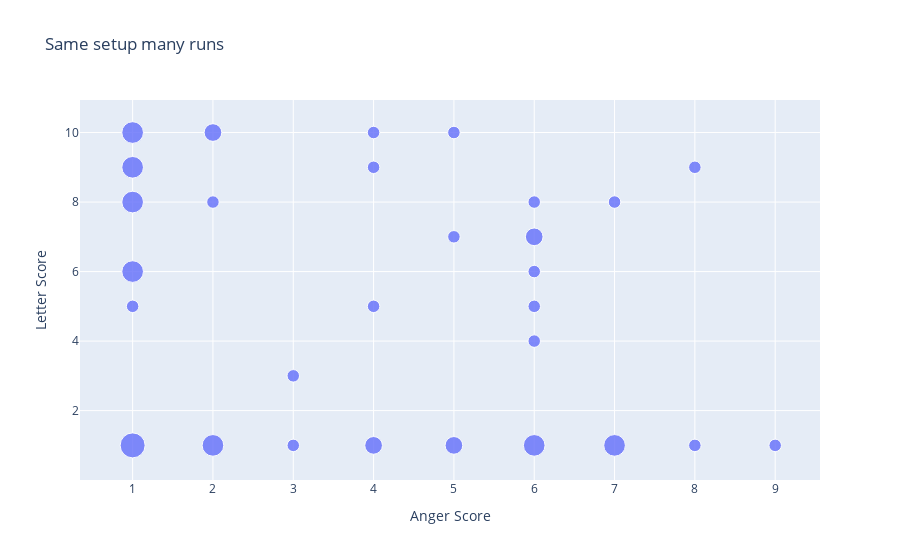

Write notebook code for a chart like this one.
### Code cell
data = {'anger_score': e1, 'letter_score': e2}
df = pd.DataFrame(data)
df_counts = df.groupby(['anger_score', 'letter_score']).size().reset_index(name='count')
df_counts['size'] = np.sqrt(df_counts['count'])
fig = px.scatter(df_counts, x='anger_score', y='letter_score', size='size', 
                 labels={'anger_score': 'Anger Score', 'letter_score': 'Letter Score'}, 
                 title="Same setup many runs", opacity=0.8, size_max=6)
fig.update_traces(marker=dict(sizemode='diameter'))
fig.show()

### Figure 1 — Plotly figure (JSON) as saved in the notebook; plotly's stock layout.template omitted (floating-point values rounded to 4 significant figures)
{"data": [{"hovertemplate": "Anger Score=%{x}<br>Letter Score=%{y}<br>size=%{marker.size}<extra></extra>", "legendgroup": "", "marker": {"color": "#636efa", "opacity": 0.8, "size": [2, 1, 1.732, 1.732, 1.732, 1.732, 1.732, 1, 1.414, 1, 1, 1.414, 1, 1, 1, 1.414, 1, 1, 1.732, 1, 1, 1, 1.414, 1, 1.732, 1, 1, 1, 1], "sizemode": "diameter", "sizeref": 0.08, "symbol": "circle"}, "mode": "markers", "name": "", "orientation": "v", "showlegend": false, "type": "scatter", "x": [1, 1, 1, 1, 1, 1, 2, 2, 2, 3, 3, 4, 4, 4, 4, 5, 5, 5, 6, 6, 6, 6, 6, 6, 7, 7, 8, 8, 9], "xaxis": "x", "y": [1, 5, 6, 8, 9, 10, 1, 8, 10, 1, 3, 1, 5, 9, 10, 1, 7, 10, 1, 4, 5, 6, 7, 8, 1, 8, 1, 9, 1], "yaxis": "y"}], "layout": {"legend": {"itemsizing": "constant", "tracegroupgap": 0}, "title": {"text": "Same setup many runs"}, "xaxis": {"anchor": "y", "domain": [0, 1], "title": {"text": "Anger Score"}}, "yaxis": {"anchor": "x", "domain": [0, 1], "title": {"text": "Letter Score"}}}}
